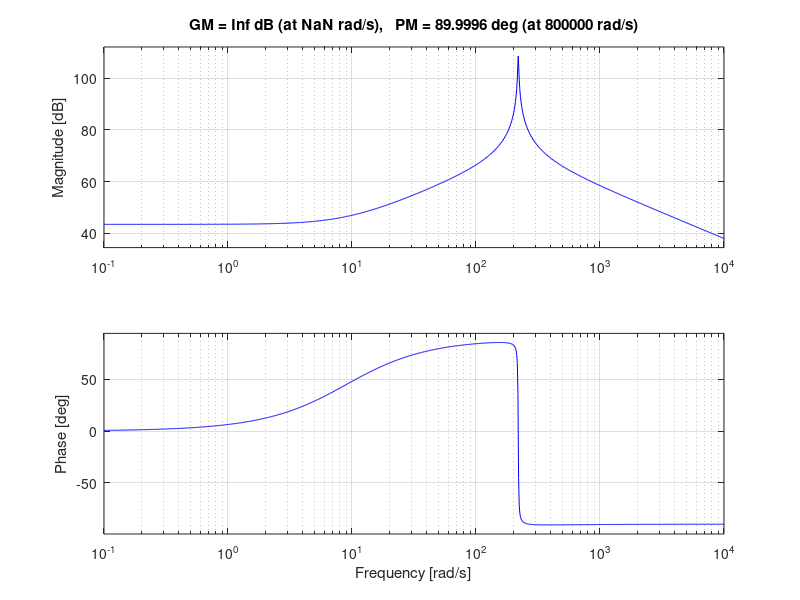
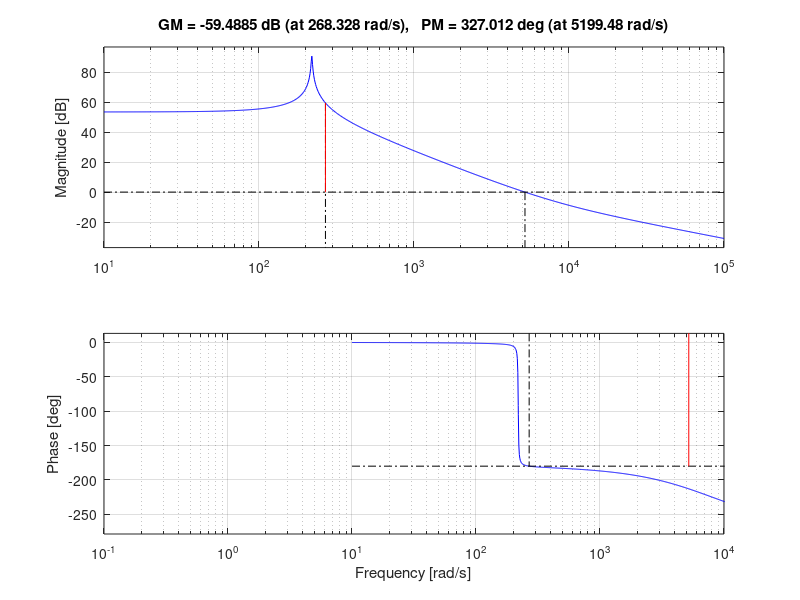
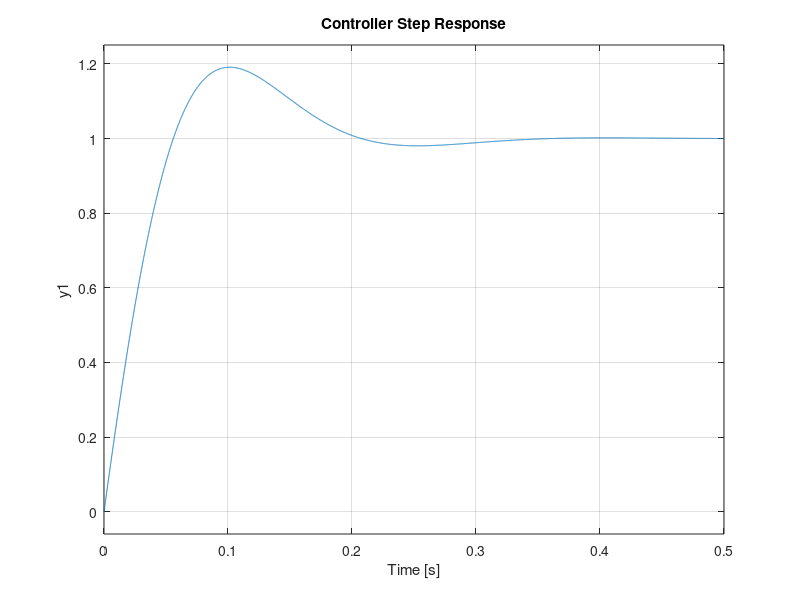

MATLAB code for these plots, in order:
clear; clc; close all;


if ~exist('figures', 'dir')
    mkdir('figures');
end

Vac_rms = 240;
Vac_peak = Vac_rms * sqrt(2);
f_line = 60;
omega_line = 2*pi*f_line;
V_batt = 400;
I_batt = 36; 

% redefined R as power accross the operating point 
R = V_batt / I_batt; 
P_avg = V_batt * I_batt; 
I_L = (P_avg / Vac_rms) * sqrt(2); 

D = 1 - Vac_peak/V_batt;
D_prime = 1 - D;
L = 500e-6;
C = 30e-3;
fs = 50e3;

s = tf('s');
den_coeff = [L*C, L/R, D_prime^2];
num_i_coeff = [V_batt*C, V_batt/R + D_prime*I_L];
num_v_coeff = [-L*I_L, D_prime*V_batt];

G_i_exact = tf(num_i_coeff, den_coeff);
G_v_exact = tf(num_v_coeff, den_coeff);

figure(1);
margin(G_i_exact);
xlim([10^(-1), 10^4]);
saveas(gcf, "./figures/G_i_plant_margins.png");


figure(2);
margin(G_v_exact);
xlim([10^(-1), 10^4]);
saveas(gcf, "./figures/G_v_plant_margins.png");

omega_n = D_prime / sqrt(L*C);
zeta = 1 / (2*R*C*omega_n);
fn = omega_n / (2*pi);
z_voltage_rhp = num_v_coeff(2)/(-num_v_coeff(1));

fc_i = fs / 20;
omega_c_i = 2*pi*fc_i;
PM_i_target = 60;

[mag_i, phase_i] = bode(G_i_exact, omega_c_i);
mag_plant_i = mag_i;
phase_plant_i = phase_i;

phi_z_needed_i = -90 + PM_i_target - phase_plant_i;
omega_z_i = omega_c_i / tand(phi_z_needed_i);
Kp_i = omega_c_i / (mag_plant_i * sqrt(omega_c_i^2 + omega_z_i^2));
Ki_i = Kp_i * omega_z_i;

C_i = Kp_i + Ki_i/s;
L_i_ol = C_i * G_i_exact;
[Gm_i, Pm_i, ~, wc_i_actual] = margin(L_i_ol);
T_i_cl = feedback(L_i_ol, 1);

K_v = Vac_peak / (2 * V_batt * C);
omega_p_v = 2 / (R * C);
G_v_avg = tf(K_v, [1, omega_p_v]);

fc_v = 5;
omega_c_v = 2*pi*fc_v;
[mag_v, phase_v] = bode(G_v_avg, omega_c_v);
mag_plant_v = mag_v;
phase_plant_v = phase_v;

PM_v_target = 60;
phi_z_needed_v = -90 + PM_v_target - phase_plant_v;
omega_z_v = omega_c_v / tand(phi_z_needed_v);
Kp_v = omega_c_v / (mag_plant_v * sqrt(omega_c_v^2 + omega_z_v^2));
Ki_v = Kp_v * omega_z_v;

C_v = Kp_v + Ki_v/s;
L_v_ol = C_v * G_v_avg;
[Gm_v, Pm_v, ~, wc_v_actual] = margin(L_v_ol);
T_v_cl = feedback(L_v_ol, 1);

fprintf('Kp_i = %.8f, Ki_i = %.8f\n', Kp_i, Ki_i);
fprintf('Kp_v = %.8f, Ki_v = %.8f\n', Kp_v, Ki_v);

L_v_nested = C_v * G_v_avg * T_i_cl;
[~, Pm_nested] = margin(L_v_nested);
fprintf('\nNested PM: %.2f degrees\n', Pm_nested);

figure(3);
step(feedback(L_v_nested, 1), 0.5);
title('Controller Step Response');
xlim([0, 0.5]);
grid on;
saveas(gcf, "./figures/Step_resp.png");

% Nested Verification
L_v_nested = C_v * G_v_avg * T_i_cl;
[~, Pm_nested] = margin(L_v_nested);
fprintf('\nNested PM: %.2f degrees\n', Pm_nested);
